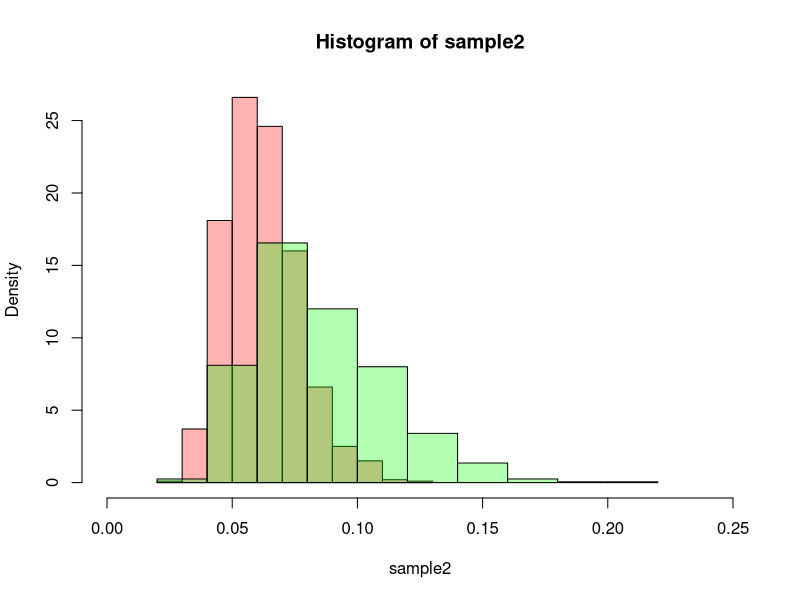

The R script that drew this image:
## ---- chunk 1
sample1 = c()
sample2 = c()
n = 100
alpha = 0.05
m = 5
sd = 3
decline1 = 0
decline2 = 0
for(i in 1:1000) {
  sample = rnorm(100, mean = m, sd = sd)
  sd_sample = sqrt(var(sample) * (n - 1) / n)
  test1 = ks.test(sample, 'pnorm', m, sd, alternative = c("t"))
  test2 = ks.test(sample, 'pnorm', mean(sample), sd_sample, alternative = c("t"))
  sample1[i] = test1$statistic
  sample2[i] = test2$statistic
  if(test1$p.value < alpha) {
    decline1 = decline1 + 1
  }
  
  if(test2$p.value < alpha) {
    decline2 = decline2 + 1
  }
}

hist(sample2, col = rgb(1, 0, 0, 0.3), freq = F, xlim = c(0, 0.25))
hist(sample1, col = rgb(0, 1, 0, 0.3), freq = F, add = T)

print(decline1 / 1000)
print(decline2 / 1000)
## ---- chunk 2
library("nortest")
a = 0
b = 30
alpha = 0.05
experiment = function(n, tests, names) {
  accepts = c()
  for(i in 1:length(names)) {
    accepts[i] = 0
  }
  test_count = length(names)
  for(i in 1:1000) {
    sample = runif(n, min = a, max = b)
    # browser()
    for(i in 1:test_count) {
      test = tests[[i]]
      test_result = test(sample)
      if(test_result$p.value >= alpha) {
        accepts[i] = accepts[i] + 1
      }
    }
  }
  
  print(paste("n =", n))
  for(i in 1:test_count) {
    power = (1000 - accepts[i]) / 1000
    print(paste(names[i], " power = ", power, sep = ''))
  }
  
  return()
}

ns = c(10, 20, 35, 50, 80, 100, 200, 350, 500, 700, 1000)

ks_true = function(sample) {
  return(ks.test(sample, 'pnorm', (b + a) / 2, (b - a) / sqrt(12), alternative = c("t")))
}

ks_estimated = function(sample) {
  return(ks.test(sample, 'pnorm', mean(sample), sd(sample), alternative = c("t")))
}

for(n in ns) {
  experiment(n, names = c("Anderson-Darling", "Lilliefors", "Kolmogorov-Smirnov true", "Kolmogorov-Smirnov estimate", "Shapiro-Wilk "), tests = c(ad.test, lillie.test, ks_true, ks_estimated, shapiro.test))
}
